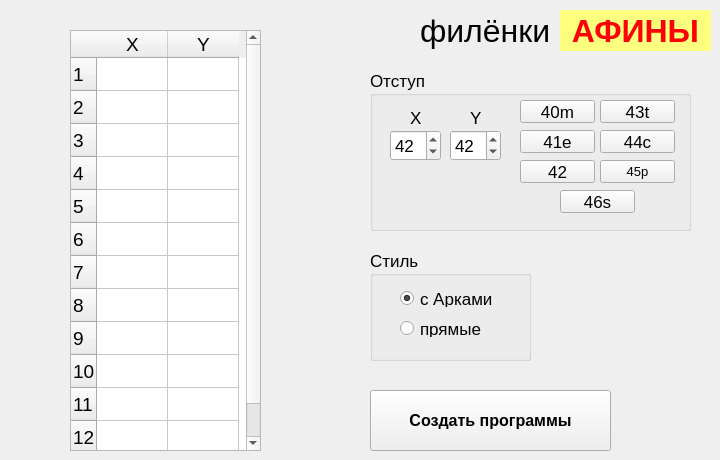
    <widget class="QWidget" name="tab_afin">
     <attribute name="icon">
      <iconset>
       <normaloff>ico/Icondesigner.net-Hyperion-Sidebar-Library.ico</normaloff>ico/Icondesigner.net-Hyperion-Sidebar-Library.ico</iconset>
     </attribute>
     <attribute name="title">
      <string>Афины (ф)</string>
     </attribute>
     <widget class="QLabel" name="label_3">
      <property name="geometry">
       <rect>
        <x>560</x>
        <y>10</y>
        <width>151</width>
        <height>41</height>
       </rect>
      </property>
      <property name="font">
       <font>
        <pointsize>24</pointsize>
        <weight>75</weight>
        <bold>true</bold>
        <stylestrategy>PreferDefault</stylestrategy>
       </font>
      </property>
      <property name="styleSheet">
       <string notr="true">background-color:rgb(255, 255, 127); 
color: rgb(255, 0, 4);</string>
      </property>
      <property name="text">
       <string>АФИНЫ</string>
      </property>
      <property name="alignment">
       <set>Qt::AlignCenter</set>
      </property>
     </widget>
     <widget class="QLabel" name="label_4">
      <property name="geometry">
       <rect>
        <x>420</x>
        <y>10</y>
        <width>141</width>
        <height>41</height>
       </rect>
      </property>
      <property name="font">
       <font>
        <pointsize>24</pointsize>
       </font>
      </property>
      <property name="text">
       <string>филёнки</string>
      </property>
     </widget>
     <widget class="QGroupBox" name="groupBox_ots_afin">
      <property name="geometry">
       <rect>
        <x>370</x>
        <y>70</y>
        <width>321</width>
        <height>161</height>
       </rect>
      </property>
      <property name="font">
       <font>
        <pointsize>13</pointsize>
       </font>
      </property>
      <property name="title">
       <string>Отступ</string>
      </property>
      <widget class="QSpinBox" name="spinBox_ots_afin_X">
       <property name="geometry">
        <rect>
         <x>20</x>
         <y>60</y>
         <width>51</width>
         <height>31</height>
        </rect>
       </property>
       <property name="minimum">
        <number>25</number>
       </property>
       <property name="maximum">
        <number>50</number>
       </property>
       <property name="value">
        <number>42</number>
       </property>
      </widget>
      <widget class="QSpinBox" name="spinBox_ots_afin_Y">
       <property name="geometry">
        <rect>
         <x>80</x>
         <y>60</y>
         <width>51</width>
         <height>31</height>
        </rect>
       </property>
       <property name="minimum">
        <number>25</number>
       </property>
       <property name="maximum">
        <number>50</number>
       </property>
       <property name="value">
        <number>42</number>
       </property>
      </widget>
      <widget class="QLabel" name="label_ots_afin_X">
       <property name="geometry">
        <rect>
         <x>40</x>
         <y>40</y>
         <width>21</width>
         <height>16</height>
        </rect>
       </property>
       <property name="text">
        <string>X</string>
       </property>
      </widget>
      <widget class="QLabel" name="label_ots_afin_Y">
       <property name="geometry">
        <rect>
         <x>100</x>
         <y>40</y>
         <width>21</width>
         <height>16</height>
        </rect>
       </property>
       <property name="text">
        <string>Y</string>
       </property>
      </widget>
      <widget class="QPushButton" name="btn_ots_afin_40">
       <property name="geometry">
        <rect>
         <x>150</x>
         <y>30</y>
         <width>75</width>
         <height>23</height>
        </rect>
       </property>
       <property name="text">
        <string>40m</string>
       </property>
      </widget>
      <widget class="QPushButton" name="btn_ots_afin_41">
       <property name="geometry">
        <rect>
         <x>150</x>
         <y>60</y>
         <width>75</width>
         <height>23</height>
        </rect>
       </property>
       <property name="text">
        <string>41e</string>
       </property>
      </widget>
      <widget class="QPushButton" name="btn_ots_afin_42">
       <property name="geometry">
        <rect>
         <x>150</x>
         <y>90</y>
         <width>75</width>
         <height>23</height>
        </rect>
       </property>
       <property name="text">
        <string>42</string>
       </property>
      </widget>
      <widget class="QPushButton" name="btn_ots_afin_43">
       <property name="geometry">
        <rect>
         <x>230</x>
         <y>30</y>
         <width>75</width>
         <height>23</height>
        </rect>
       </property>
       <property name="text">
        <string>43t</string>
       </property>
      </widget>
      <widget class="QPushButton" name="btn_ots_afin_44">
       <property name="geometry">
        <rect>
         <x>230</x>
         <y>60</y>
         <width>75</width>
         <height>23</height>
        </rect>
       </property>
       <property name="text">
        <string>44c</string>
       </property>
      </widget>
      <widget class="QPushButton" name="btn_ots_afin_45">
       <property name="geometry">
        <rect>
         <x>230</x>
         <y>90</y>
         <width>75</width>
         <height>23</height>
        </rect>
       </property>
       <property name="font">
        <font>
         <pointsize>10</pointsize>
        </font>
       </property>
       <property name="text">
        <string>45p</string>
       </property>
      </widget>
      <widget class="QPushButton" name="btn_ots_afin_46">
       <property name="geometry">
        <rect>
         <x>190</x>
         <y>120</y>
         <width>75</width>
         <height>23</height>
        </rect>
       </property>
       <property name="text">
        <string>46s</string>
       </property>
      </widget>
     </widget>
     <widget class="QPushButton" name="btn_create_afin">
      <property name="geometry">
       <rect>
        <x>370</x>
        <y>390</y>
        <width>241</width>
        <height>61</height>
       </rect>
      </property>
      <property name="font">
       <font>
        <pointsize>12</pointsize>
        <weight>75</weight>
        <bold>true</bold>
       </font>
      </property>
      <property name="toolTip">
       <string extracomment="При нажатии на эту кнопку программа создаст программы, используя шаблон и положит их в папку с нужным отступом"/>
      </property>
      <property name="text">
       <string>Создать программы</string>
      </property>
      <property name="icon">
       <iconset>
        <normaloff>ico/Icondesigner.net-Hyperion-Sidebar-Library.ico</normaloff>ico/Icondesigner.net-Hyperion-Sidebar-Library.ico</iconset>
      </property>
      <property name="iconSize">
       <size>
        <width>32</width>
        <height>32</height>
       </size>
      </property>
      <property name="autoDefault">
       <bool>false</bool>
      </property>
      <property name="default">
       <bool>false</bool>
      </property>
      <property name="flat">
       <bool>false</bool>
      </property>
     </widget>
     <widget class="QGroupBox" name="groupBox_6">
      <property name="geometry">
       <rect>
        <x>370</x>
        <y>250</y>
        <width>161</width>
        <height>111</height>
       </rect>
      </property>
      <property name="font">
       <font>
        <pointsize>13</pointsize>
       </font>
      </property>
      <property name="title">
       <string>Стиль</string>
      </property>
      <widget class="QRadioButton" name="rBtn_afin_arc">
       <property name="geometry">
        <rect>
         <x>30</x>
         <y>40</y>
         <width>101</width>
         <height>17</height>
        </rect>
       </property>
       <property name="text">
        <string>с Арками</string>
       </property>
       <property name="checked">
        <bool>true</bool>
       </property>
      </widget>
      <widget class="QRadioButton" name="rBtn_afin_pr">
       <property name="geometry">
        <rect>
         <x>30</x>
         <y>70</y>
         <width>91</width>
         <height>17</height>
        </rect>
       </property>
       <property name="text">
        <string>прямые</string>
       </property>
      </widget>
     </widget>
     <widget class="QLabel" name="label_pix_afin">
      <property name="geometry">
       <rect>
        <x>550</x>
        <y>260</y>
        <width>140</width>
        <height>100</height>
       </rect>
      </property>
      <property name="text">
       <string/>
      </property>
      <property name="pixmap">
       <pixmap>pix/afin_arc.png</pixmap>
      </property>
     </widget>
     <widget class="QTableWidget" name="tableWidget_afin">
      <property name="geometry">
       <rect>
        <x>70</x>
        <y>30</y>
        <width>191</width>
        <height>421</height>
       </rect>
      </property>
      <property name="font">
       <font>
        <pointsize>14</pointsize>
       </font>
      </property>
      <property name="verticalScrollBarPolicy">
       <enum>Qt::ScrollBarAlwaysOn</enum>
      </property>
      <property name="rowCount">
       <number>12</number>
      </property>
      <property name="columnCount">
       <number>2</number>
      </property>
      <attribute name="horizontalHeaderDefaultSectionSize">
       <number>71</number>
      </attribute>
      <attribute name="horizontalHeaderMinimumSectionSize">
       <number>30</number>
      </attribute>
      <attribute name="verticalHeaderMinimumSectionSize">
       <number>33</number>
      </attribute>
      <row/>
      <row/>
      <row/>
      <row/>
      <row/>
      <row/>
      <row/>
      <row/>
      <row/>
      <row/>
      <row/>
      <row/>
      <column>
       <property name="text">
        <string>X</string>
       </property>
      </column>
      <column>
       <property name="text">
        <string>Y</string>
       </property>
      </column>
     </widget>
    </widget>
